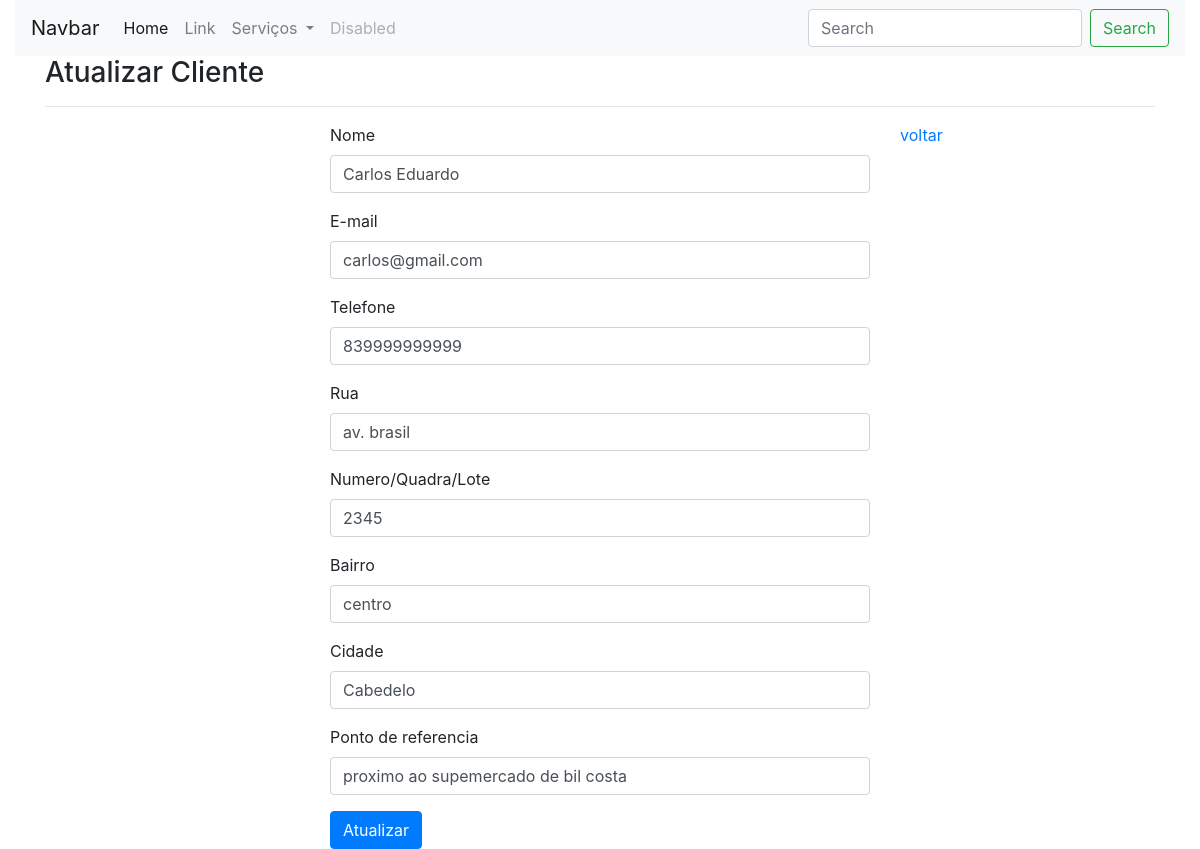
/cliente_update/13, run on the app's committed database.
### cliente/models.py (models this page shows, shortened)
class Cliente(models.Model):
    nome = models.CharField('Nome', max_length=30)
    email = models.EmailField('E-mail', max_length=60)
    telefone = models.CharField('Telefone', max_length=12)
    rua = models.CharField('Rua', max_length=50)
    numero = models.CharField('Numero/Quadra/Lote', max_length=5)
    bairro = models.CharField('Bairro', max_length=50)
    cidade = models.CharField('Cidade', max_length=50)
    ponto_referencia = models.CharField('Ponto de referencia', max_length=100)
    class Meta:
        verbose_name = 'CLiente'
        verbose_name_plural = 'Clientes'

### cliente/views.py (the view)
# urls.py: path('cliente_update/<int:id>', update_cliente, name='cliente_update'),
def update_cliente(request, id):
    clientes = get_object_or_404(Cliente, id=id)
    form = ClienteModel(request.POST or None, instance=clientes)
    if form.is_valid():
        clientes = form.save()
        clientes.save()
        return redirect('cliente_list')
    context = {'form': form}
    return render(request, 'cliente/cliente_update.html', context)

### cliente/forms.py
class ClienteModel(forms.ModelForm):
    class Meta:
        model = Cliente
        fields = ['nome', 'email', 'telefone', 'rua',
                  'numero', 'bairro', 'cidade', 'ponto_referencia']

### cliente/templates/cliente/cliente_update.html (shortened to what this page needs)
{% extends 'cliente/base.html' %}
{% load bootstrap4 %}
{% block content %}
<h3>Atualizar Cliente</h3><hr>
<div class="row">
    <div class="col col-md3"></div>
    <div class="col col-md-6 text-align">
        <form method="post" class="form" autocomplete="off" enctype="multipart/form-data">
            {% bootstrap_form form %}
            {% buttons %}
            <button type="submit" class="btn btn-primary">Atualizar</button>
            {% endbuttons %}
        </form>
    </div>
    <div class="col col-md3">
        <a href="{% url 'cliente_list' %}">voltar</a>
    </div>
</div>
{% endblock %}

### data on the page
Cliente: nome "Carlos Eduardo", email "carlos@gmail.com", telefone "839999999999", rua "av. brasil", numero "2345", bairro "centro", cidade "Cabedelo", ponto_referencia "proximo ao supemercado de bil costa"
